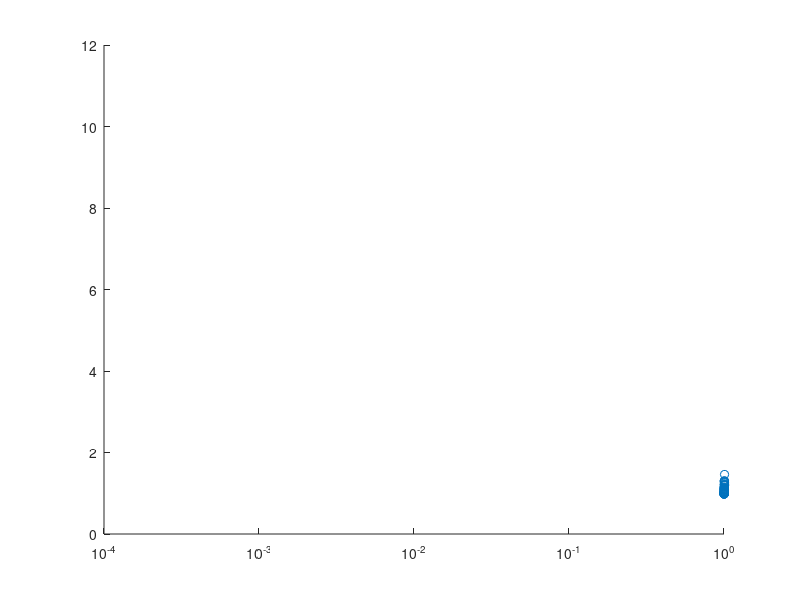

This figure's MATLAB source: (Note: this script raises an error after producing the figure.)
clear
global coeff;

for f=1:200


    r=.33;
    gamma=.011;
    koff=.0045;
    kon=.00027*10^(f/40);

    XD(1) = 1; %XD  --> 0 or 1; I or A 
    XR(1) = 1; %XR  --> mRNA # 

    c=[koff kon r gamma];     %R1: I -> A, R2: A -> I, R3: m -> m+1, R4: m -> m-1 

    MaxT=1000;
    for i=1:MaxT

        h=[1-XD(i) XD(i) XD(i) XR(i)];
        a=h.*c;
        a0=sum(a); a1=a(1); a2=a(1)+a(2); a3=a(1)+a(2)+a(3);

        Random1 = rand;
        Random2 = rand;

        tau(i) = (1/a0)*log(1/Random1);

        if 0 < Random2*a0 && Random2*a0 <= a1
            XD(i+1) = 1-XD(i);
            XR(i+1) = XR(i);
        elseif a1 < Random2*a0 && Random2*a0 <= (a2)
            XD(i+1) = 1-XD(i);
            XR(i+1) = XR(i);
        elseif (a2) < Random2*a0 && Random2*a0 <= (a3)

            XD(i+1) = XD(i);
            XR(i+1) = XR(i)+1;
        elseif (a3) < Random2*a0 && Random2*a0<= a0
            XD(i+1) = XD(i);
            XR(i+1) = XR(i)-1;
        end
    end



    MeanM=sum(XR(1:end-1).*tau)/sum(tau);
    SecondMoment=sum((XR(1:end-1).^2).*tau)/sum(tau);

    VarianceM=SecondMoment-MeanM^2;
    Fanofactor(f)=(SecondMoment-(MeanM.^2))/MeanM;

    fcin(f) = (1+kon/koff)^(-1);
    kof(f) = koff;
    konn(f)= kon;
    Mean_M(f) = MeanM;
    Mean_M_Max = max(Mean_M(f));

end 

fcinw = fcin;

for i = 1:length(fcin)
    if fcin(i) > .3 && fcin(i)<.7
        i_list(i) = i;          
    end
end



for n = 1:length(fcin)

    if length(i_list) >= n
        fcinw(n) = 5;  
    else
        fcinw(n)=1;
    end
end
fcinw;


scatter(fcin,Fanofactor);
set(gca,'xscale','log');

Curve_fit_function_with_weigth(fcin, Fanofactor,fcinw)
list_of_coeff = coeff;


%list_of_coeff
koff/gamma
%Error_percentage = 100 * (list_of_coeff(1:end-1)-(koff/gamma))/(koff/gamma);